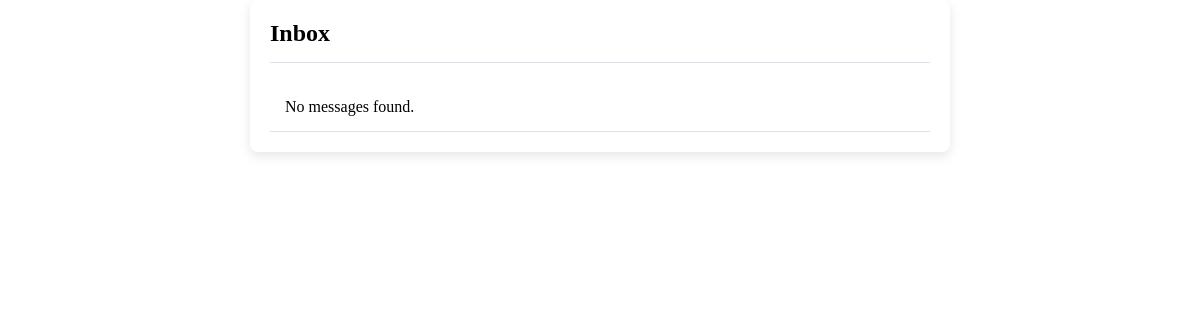
Page /pages/inbox.php (signed in) on the earlier database version.
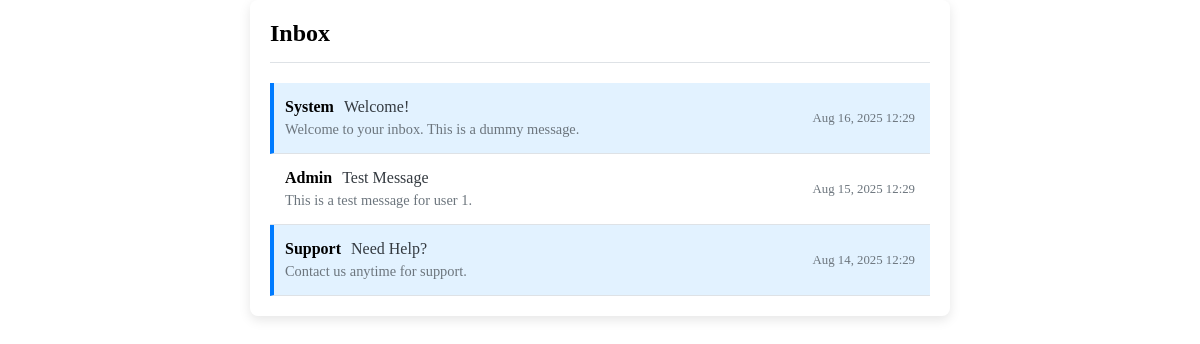
Same page on the later database version.
### tables this page shows
CREATE TABLE `inbox` (
  `id` int(11) NOT NULL,
  `user_id` int(11) NOT NULL,
  `sender` varchar(100) NOT NULL,
  `subject` varchar(255) NOT NULL,
  `message` text NOT NULL,
  `is_read` tinyint(1) DEFAULT 0,
  `created_at` datetime DEFAULT current_timestamp()
);

### php/user_auth_check.php (called while the page is built, shortened)
<?php
function isUserLoggedIn()
{
    if (isset($_SESSION['user_loggedin']) && $_SESSION['user_loggedin'] === true) {
        return true;
    }
    return false;
}

### app/controllers/InboxController.php (called while the page is built, shortened)
<?php
require_once ROOT_PATH . '/app/models/Inbox.php';
class InboxController {
    private $inboxModel;
    public function __construct() {
        $db = (new Database())->connect();
        $this->inboxModel = new Inbox($db);
    }
    public function getUserMessages($user_id) {
        return $this->inboxModel->getMessagesByUserId($user_id);
    }
}

### app/models/Inbox.php (called while the page is built, shortened)
<?php
class Inbox {
    private $db;
    public function __construct($db) {
        $this->db = $db;
    }
    public function getMessagesByUserId($user_id) {
        $stmt = $this->db->prepare('SELECT * FROM inbox WHERE user_id = ? ORDER BY created_at DESC');
        $stmt->execute([$user_id]);
        return $stmt->fetchAll(PDO::FETCH_ASSOC);
    }
}

### pages/inbox.php (the view, shortened to what this page needs)
<?php
require_once ROOT_PATH . '/php/user_auth_check.php';
require_once ROOT_PATH . '/app/controllers/InboxController.php';
?>
<div class="inbox-container">
    <main class="inbox-main-content">
        <header class="main-header">
            <h1>Inbox</h1>
        </header>
        <?php
        if (!isUserLoggedIn()) {
        ?>
            <ul class="message-list">
                <li class="message-item">
                    <div class="message-content">Please log in to view your inbox.</div>
                </li>
            </ul>
        <?php
        } else {
            $user_id = $_SESSION['user_id'];
            $inboxController = new InboxController();
            $messages = $inboxController->getUserMessages($user_id);
        ?>
            <ul class="message-list">
                <?php if (!$messages): ?>
                    <li class="message-item">
                        <div class="message-content">No messages found.</div>
                    </li>
                <?php else: ?>
                    <?php foreach ($messages as $msg): ?>
                        <?php $unread = $msg['is_read'] ? '' : 'unread'; ?>
                        <?php $date = date('M d, Y H:i', strtotime($msg['created_at'])); ?>
                        <li class="message-item <?php echo $unread; ?>">
                            <div class="message-content">
                                <div class="message-header">
                                    <span class="sender-name"><?php echo htmlspecialchars($msg['sender']); ?></span>
                                    <span class="message-subject"><?php echo htmlspecialchars($msg['subject']); ?></span>
                                </div>
                                <div class="message-excerpt"><?php echo nl2br(htmlspecialchars($msg['message'])); ?></div>
                            </div>
                            <span class="message-date"><?php echo $date; ?></span>
                        </li>
                    <?php endforeach; ?>
                <?php endif; ?>
            </ul>
        <?php } ?>
    </main>
</div>

### pages/inbox.php (style rules this page uses)
* { box-sizing: border-box; margin: 0; padding: 0; }
.inbox-container { max-width: 700px; display: flex; margin-left: auto; margin-right: auto; background: var(--element-bg); border-radius: 8px; overflow: hidden; box-shadow: 0 4px 12px rgba(0, 0, 0, 0.1); }
.inbox-main-content { flex-grow: 1; padding: 20px; overflow-y: auto; }
.main-header { display: flex; justify-content: space-between; align-items: center; padding-bottom: 15px; border-bottom: 1px solid var(--border-color); margin-bottom: 20px; }
.main-header h1 { font-size: 1.5rem; font-weight: 700; }
.message-list { list-style: none; }
.message-item { display: flex; justify-content: space-between; align-items: center; padding: 15px; border-bottom: 1px solid var(--border-color); cursor: pointer; transition: background-color 0.2s ease; }
.message-item.unread { background-color: var(--unread-bg); border-left: 4px solid var(--primary-color); padding-left: 11px; }
.message-content { flex-grow: 1; flex: 1; overflow-wrap: break-word; }
.message-header { display: flex; align-items: center; margin-bottom: 5px; }
.sender-name { font-weight: 600; margin-right: 10px; }
.message-subject { font-size: 1rem; font-weight: 500; color: var(--text-color); }
.message-excerpt { color: var(--secondary-color); font-size: 0.9rem; }
.message-date { font-size: 0.8rem; color: var(--secondary-color); flex-shrink: 0; margin-left: 15px; }

Differences in the rows shown:
added inbox: sender "System", subject "Welcome!", message "Welcome to your inbox. This is a dummy message.", created_at "Aug 16, 2025 12:29"
added inbox: sender "Admin", subject "Test Message", message "This is a test message for user 1.", created_at "Aug 15, 2025 12:29", is_read 1 (drawn)
added inbox: sender "Support", subject "Need Help?", message "Contact us anytime for support.", created_at "Aug 14, 2025 12:29"
Other differences:
text no longer shown: "No messages found."
